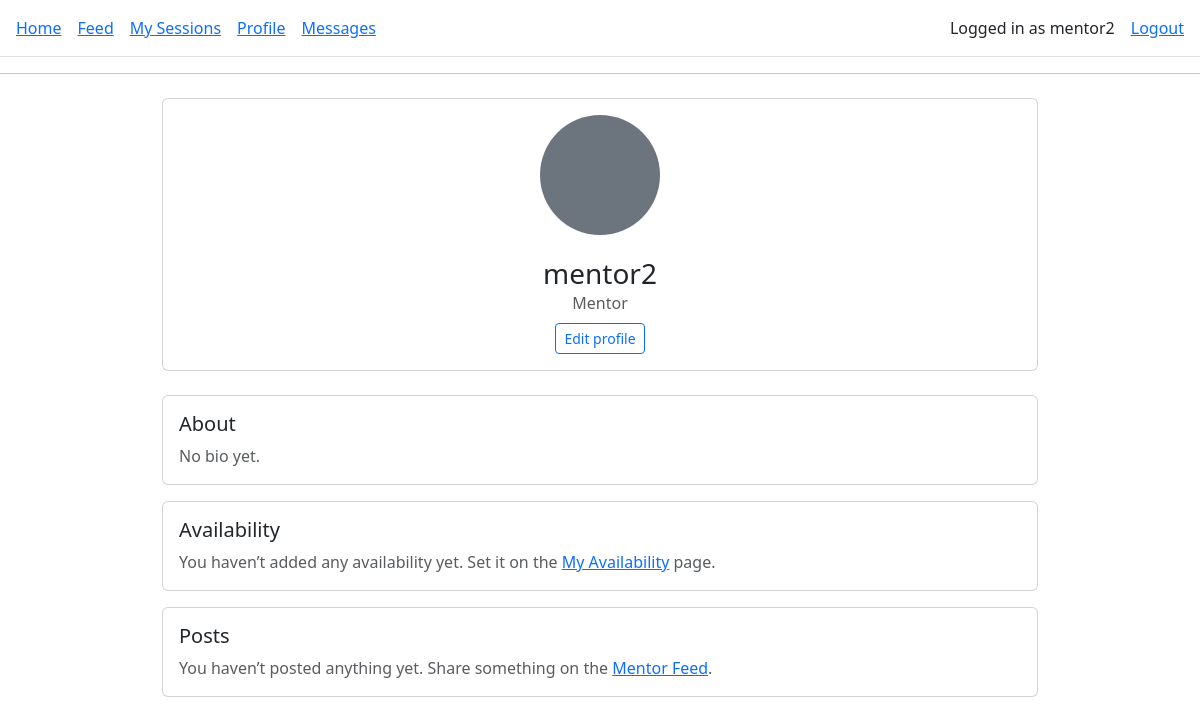
The app's page /profile/ (signed in), older data.
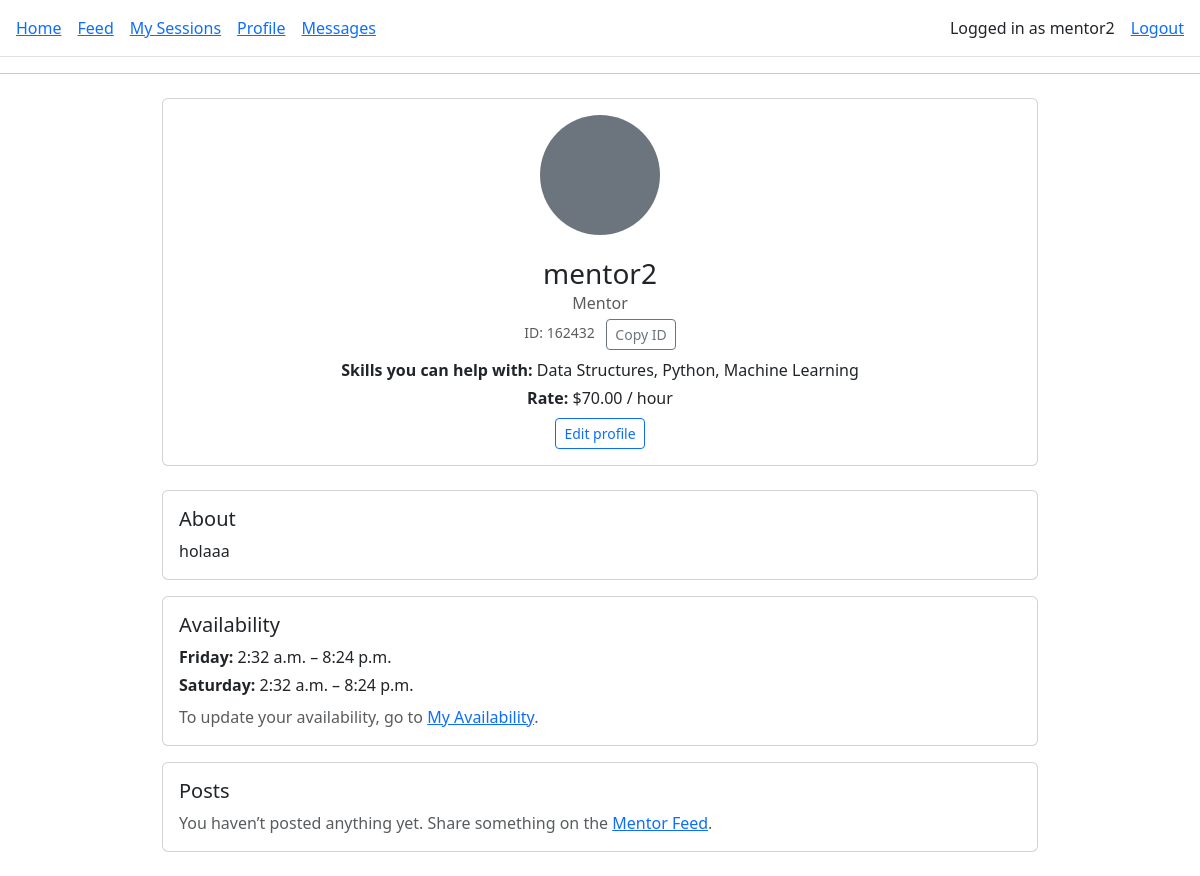
The same page, newer data.
### core/models.py (models this page shows, shortened)
class Profile(models.Model):
    ROLE_CHOICES = [
        ("MENTOR", "Mentor"),
        ("MENTEE", "Mentee"),
    ]
    user = models.OneToOneField(
        settings.AUTH_USER_MODEL,
        on_delete=models.CASCADE,
        related_name="profile",
    )
    role = models.CharField(max_length=10, choices=ROLE_CHOICES)
    public_id = models.CharField(
        max_length=10,
        unique=True,
        editable=False,
        blank=True,
        null=True,
    )
    bio = models.TextField(blank=True)
    skills = models.CharField(
        max_length=255,
        blank=True,
        help_text="Comma-separated skills, e.g. Python, Data Science, Resume Review",
    )
    hourly_rate = models.DecimalField(
        max_digits=6,
        decimal_places=2,
        null=True,
        blank=True,
        help_text="Only for mentors",
    )
    photo = models.ImageField(
        upload_to="profiles/",
        blank=True,
        null=True,
    )

class Availability(models.Model):
    DAY_OF_WEEK_CHOICES = [
        ("MONDAY", "Monday"),
        ("TUESDAY", "Tuesday"),
        ("WEDNESDAY", "Wednesday"),
        ("THURSDAY", "Thursday"),
        ("FRIDAY", "Friday"),
        ("SATURDAY", "Saturday"),
        ("SUNDAY", "Sunday"),
    ]
    mentor = models.ForeignKey(
        Profile,
        related_name="availabilities",
        on_delete=models.CASCADE,
    )
    day_of_week = models.CharField(
        max_length=10,
        choices=DAY_OF_WEEK_CHOICES,
    )
    start_time = models.TimeField()
    end_time = models.TimeField()

### core/views.py (the view, shortened to what this page needs)
# urls.py: path("profile/", views.profile_view, name="profile"),
@login_required
def profile_view(request):
    profile = request.user.profile
    is_mentor = (profile.role == "MENTOR")
    if is_mentor:
        sessions_as_mentor = Session.objects.filter(mentor=profile)
        total_sessions = sessions_as_mentor.count()
        completed = sessions_as_mentor.filter(status="COMPLETED").count()
        pending = sessions_as_mentor.filter(status="PENDING").count()
        avg_rating = (
            Review.objects
            .filter(session__mentor=profile)
            .aggregate(Avg("rating"))["rating__avg"]
        )
        followed_mentors = []
        follow_count = 0
    if is_mentor:
        availabilities = (
            Availability.objects
            .filter(mentor=profile)
            .order_by("day_of_week", "start_time")
        )
    else:
        availabilities = []
    posts = Post.objects.filter(author=profile).order_by("-created_at")
    context = {
        "profile_obj": profile,
        "is_mentor": is_mentor,
        "total_sessions": total_sessions,
        "completed": completed,
        "pending": pending,
        "avg_rating": avg_rating,
        "availabilities": availabilities,
        "posts": posts,
        "followed_mentors": followed_mentors,
        "follow_count": follow_count,
    }
    return render(request, "core/profile.html", context)

### templates/core/profile.html (shortened to what this page needs)
{% extends "base.html" %}
{% block content %}
<div class="container mt-4" style="max-width: 900px;">
    <div class="card mb-4">
        <div class="card-body text-center">
            <div class="mb-3">
                {% if profile_obj.photo %}
                    <img src="{{ profile_obj.photo.url }}"
                         alt="Profile photo"
                         class="rounded-circle"
                         style="width: 120px; height: 120px; object-fit: cover;">
                {% else %}
                    <div class="rounded-circle bg-secondary d-inline-block"
                         style="width: 120px; height: 120px;"></div>
                {% endif %}
            </div>
            <h3 class="mb-0">{{ profile_obj.user.username }}</h3>
            <p class="text-muted mb-1">
                {% if profile_obj.role == "MENTOR" %}
                    Mentor
                {% else %}
                    Mentee
                {% endif %}
            </p>
            {% if profile_obj.public_id %}
                <p class="small text-muted mb-2">
                    ID:
                    <span id="public-id-text">{{ profile_obj.public_id }}</span>
                    <button
                        type="button"
                        class="btn btn-sm btn-outline-secondary ms-2"
                        onclick="navigator.clipboard.writeText('{{ profile_obj.public_id }}'); alert('ID copied to clipboard');"
                    >
                        Copy ID
                    </button>
                </p>
            {% endif %}
            {% if profile_obj.skills %}
                <p class="mb-1">
                    {% if profile_obj.role == "MENTOR" %}
                        <strong>Skills you can help with:</strong> {{ profile_obj.skills }}
                    {% else %}
                        <strong>Topics of interest:</strong> {{ profile_obj.skills }}
                    {% endif %}
                </p>
            {% endif %}
            {% if profile_obj.role == "MENTOR" and profile_obj.hourly_rate %}
                <p class="mb-2">
                    <strong>Rate:</strong> ${{ profile_obj.hourly_rate }} / hour
                </p>
            {% endif %}
            <div class="mt-2">
                {% if user.is_authenticated and user.profile == profile_obj %}
                    <a href="{% url 'edit_profile' %}"
                       class="btn btn-outline-primary btn-sm">
                        Edit profile
                    </a>
                {% else %}
                    <a href="{% url 'conversation' profile_obj.id %}"
                       class="btn btn-outline-secondary btn-sm">
                        Message
                    </a>
                {% endif %}
            </div>
        </div>
    </div>
    <div class="card mb-3">
        <div class="card-body">
            <h5 class="card-title">About</h5>
            {% if profile_obj.bio %}
                <p class="card-text">{{ profile_obj.bio }}</p>
            {% else %}
                <p class="text-muted mb-0">No bio yet.</p>
            {% endif %}
        </div>
    </div>
    {% if is_mentor %}
    <div class="card mb-3">
        <div class="card-body">
            <h5 class="card-title">Availability</h5>
            {% if availabilities %}
                <ul class="list-unstyled mb-0">
                    {% for a in availabilities %}
                        <li class="mb-1">
                            <strong>{{ a.get_day_of_week_display }}:</strong>
                            {{ a.start_time|time:"g:i a" }} – {{ a.end_time|time:"g:i a" }}
                        </li>
                    {% endfor %}
                </ul>
                <p class="text-muted mt-2 mb-0">
                    To update your availability, go to
                    <a href="{% url 'edit_availability' %}">My Availability</a>.
                </p>
            {% else %}
                <p class="text-muted mb-0">
                    You haven’t added any availability yet.
                    Set it on the <a href="{% url 'edit_availability' %}">My Availability</a> page.
                </p>
            {% endif %}
        </div>
    </div>
    {% endif %}
    {% if is_mentor %}
        <div class="card mb-4">
            <div class="card-body">
                <h5 class="card-title">Posts</h5>
                {% if posts %}
                    {% for post in posts %}
                        <div class="border rounded p-3 mb-3">
                            <div class="d-flex justify-content-between mb-2">
                                <small class="text-muted">
                                    {{ post.created_at|date:"M d, Y, g:i a" }}
                                </small>
                                {% if user.profile == profile_obj %}
                                    <a href="{% url 'edit_post' post.id %}"
                                       class="btn btn-sm btn-outline-secondary">
                                        Edit
                                    </a>
                                {% endif %}
                            </div>
                            <p class="mb-2">{{ post.content }}</p>
                            {% if post.image %}
                                <img src="{{ post.image.url }}"
                                     alt="Post image"
                                     class="img-fluid rounded mb-1"
                                     style="max-height: 250px; object-fit: cover;">
                            {% endif %}
                            <div class="mt-1 small text-muted">
                                {{ post.likes.count }} like{% if post.likes.count != 1 %}s{% endif %}
                                •
                                {{ post.comments.count }} comment{% if post.comments.count != 1 %}s{% endif %}
                            </div>
                        </div>
                    {% endfor %}
                {% else %}
                    <p class="text-muted mb-0">
                        You haven’t posted anything yet.
                        Share something on the
                        <a href="{% url 'feed' %}">Mentor Feed</a>.
                    </p>
                {% endif %}
            </div>
        </div>
    {% endif %}
</div>
{% endblock %}

### templates/base.html (shortened to what this page needs)
<!DOCTYPE html>
<html lang="en">
<head>
    <link
      href="https://cdn.jsdelivr.net/npm/bootstrap@5.3.3/dist/css/bootstrap.min.css"
      rel="stylesheet">
</head>
<body>
    <header>
  <nav class="p-3 border-bottom d-flex align-items-center">
    {% if user.is_authenticated %}
      <a href="{% url 'dashboard' %}" class="me-3">Home</a>
      <a href="{% url 'feed' %}" class="me-3">Feed</a>
      <a href="{% url 'my_sessions' %}" class="me-3">My Sessions</a>
      <a href="{% url 'profile' %}" class="me-3">Profile</a>
      <a href="{% url 'inbox' %}" class="me-3">Messages</a>
      <span class="ms-auto me-3">Logged in as {{ user.username }}</span>
      <a href="{% url 'logout_custom' %}">Logout</a>
    {% else %}
      <a href="{% url 'home' %}" class="me-3">Home</a>
      <a href="{% url 'login' %}" class="me-3">Login</a>
      <a href="{% url 'select_role' %}">Sign up</a>
    {% endif %}
  </nav>
</header>
    <hr>
    {% block content %}{% endblock %}
</body>
</html>

Row changes from the older to the newer data that the page shows:
changed Profile "mentor2": public_id (not shown) → "162432"; skills (not shown) → "Data Structures, Python, Machine Learning"; hourly_rate (not shown) → "70.00"; bio (not shown) → "holaaa"
added Availability: day_of_week "Friday", start_time "2:32 a.m.", end_time "8:24 p.m."
added Availability: day_of_week "Saturday", start_time "2:32 a.m.", end_time "8:24 p.m."
Text that changed along with them:
text no longer shown: "No bio yet. You haven’t added any availability yet. Set it on the page."
text now shown: "ID: Copy ID Skills you can help with: Rate: $ / hour To update your availability, go to ."
